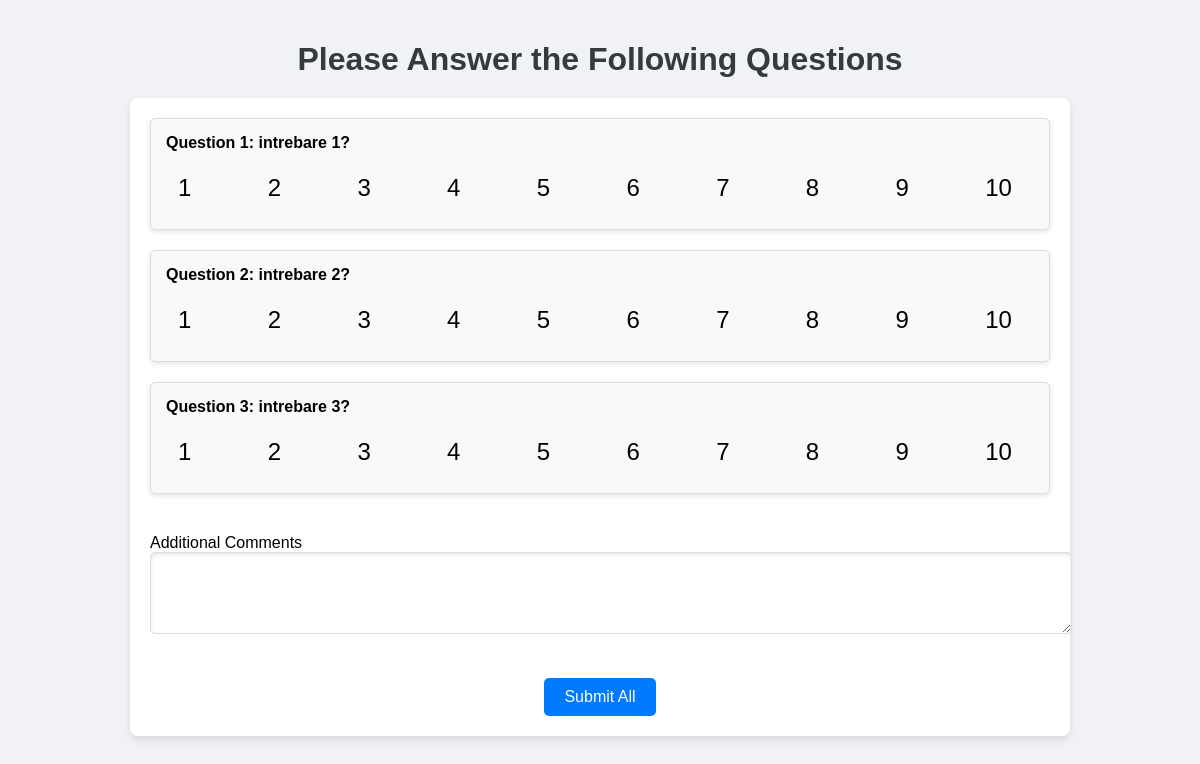
/questions (signed in), run on the app's committed database.
### app.py (models this page shows)
class Question(db.Model):
    id = db.Column(db.Integer, primary_key=True)
    text = db.Column(db.String(255),  nullable=False)
    def __repr__(self):
        return f'<Question {self.text}>'

### app.py (the view, shortened to what this page needs)
@app.route('/questions', methods=['GET', 'POST'])
@login_required
def questions():
    print("Request method:", request.method)  # Check this line
    form = MultiQuestionForm()
    form.questions.entries.clear()
    questions_list = Question.query.all()  # Retrieve questions from the database
    print(type(form), 'type form')
    print(questions_list, 'questions list')
    print(form.errors)  # Log form errors if exist
    return render_template('questions.html', form=form, questions=questions_list)

### app.py
class MultiQuestionForm(FlaskForm):
    questions = FieldList(FormField(QuestionForm), min_entries=5)  # Adjust min_entries as needed
    additional_text = TextAreaField('Additional Comments', validators=[DataRequired()])  # Ensure this field is present
    submit = SubmitField('Submit All')

class QuestionForm(FlaskForm):
    answer = RadioField('', choices=[
        ('1', 'Very Poor'),    # Smiley Face
        ('2', 'Poor'),  # Neutral Face
        ('3', 'Fair'),
        ('4', 'Below average'),
        ('5', 'Average'),
        ('6', 'Good'),
        ('7', 'Very Good'),
        ('8', 'Excellent'),
        ('9', 'Exceptional'),
        ('10', 'Perfect'),      # Sad Face
    ], validators=[DataRequired()])

### app.py (called while the page is built)
@login_manager.user_loader
def load_user(user_id):
    return db.session.get(User, int(user_id))

### templates/questions.html (shortened to what this page needs)
<!DOCTYPE html>
<html lang="en">
<head>
    <link rel="stylesheet" href="{{ url_for('static', filename='styles.css') }}">
</head>
<body>
    <h1>Please Answer the Following Questions</h1>
    <form method="POST" class="form-container">
        <div class="questions-wrapper">
            {% for question in questions %}
            <div class="question-container">
                <div class="question"><strong>Question {{ loop.index }}:</strong> {{ question.text }}</div>
                <div class="answers">
                    <div class="radio-container">
                        <label for="question_{{ loop.index }}_1">1</label>
                        <label for="question_{{ loop.index }}_2">2</label>
                        <label for="question_{{ loop.index }}_3">3</label>
                        <label for="question_{{ loop.index }}_4">4</label>
                        <label for="question_{{ loop.index }}_5">5</label>
                        <label for="question_{{ loop.index }}_6">6</label>
                        <label for="question_{{ loop.index }}_7">7</label>
                        <label for="question_{{ loop.index }}_8">8</label>
                        <label for="question_{{ loop.index }}_9">9</label>
                        <label for="question_{{ loop.index }}_10">10</label>
                    </div>
                </div>
            </div>
            {% endfor %}
        </div>
        <div class="form-group">
            <label for="additional_text">Additional Comments</label>
            {{ form.additional_text(rows=4, cols=50) }}
        </div>
        <div class="submit-container">
            {{ form.submit() }}
        </div>
    </form>
</body>
</html>

### static/styles.css (style rules this page uses)
body { font-family: Arial, sans-serif; background-color: #f4f4f4; display: flex; flex-direction: column; align-items: center; justify-content: flex-start; min-height: 100vh; margin: 0; padding: 20px; }
h1, h2 { text-align: center; color: #333; margin-bottom: 20px; }
.form-container { background: rgb(132, 171, 191); padding: 30px; border-radius: 8px; box-shadow: 0 2px 10px rgba(0, 0, 0, 0.2); width: 90%; max-width: 500px; margin: auto; }
form { display: flex; flex-direction: column; }
input[type="submit"] { padding: 12px; background-color: #007BFF; color: white; border: none; border-radius: 4px; cursor: pointer; margin-top: 20px; font-size: 16px; transition: background-color 0.3s; }
.question-container { padding: 15px; border: 1px solid #ddd; border-radius: 4px; margin-bottom: 20px; }
.radio-container { display: flex; justify-content: space-between; margin-top: 10px; }
.radio-container label { cursor: pointer; font-size: 24px; padding: 10px; border: 2px solid transparent; }
.question { margin-bottom: 10px; }

### templates/questions.html (style rules this page uses)
body { font-family: Arial, sans-serif; background-color: #f0f2f5; margin: 0; padding: 20px; }
h1 { text-align: center; color: #343a40; }
.form-container { max-width: 900px; margin: 0 auto; background-color: #fff; padding: 20px; border-radius: 8px; box-shadow: 0 4px 8px rgba(0, 0, 0, 0.1); }
.questions-wrapper { margin-bottom: 20px; }
.question-container { margin-bottom: 20px; padding: 15px; background-color: #f8f9fa; border-radius: 5px; box-shadow: 0 2px 5px rgba(0, 0, 0, 0.1); }
.question { font-weight: bold; margin-bottom: 10px; word-wrap: break-word; white-space: pre-wrap; word-break: break-word; }
.answers { margin-top: 10px; }
.radio-container { display: flex; flex-wrap: wrap; gap: 10px; }
.radio-container label { margin-right: 10px; }
.form-group { margin-bottom: 20px; }
.submit-container { text-align: center; }
textarea { width: 100%; max-width: 100%; padding: 10px; border-radius: 5px; border: 1px solid #ddd; box-shadow: inset 0 2px 4px rgba(0, 0, 0, 0.1); }
input[type="submit"] { padding: 10px 20px; background-color: #007bff; color: white; border: none; border-radius: 5px; font-size: 1rem; cursor: pointer; transition: background-color 0.3s; }

### data on the page
Question: text "intrebare 1?"
Question: text "intrebare 2?"
Question: text "intrebare 3?"
